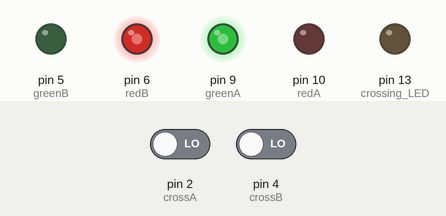
Simulated run of this sketch. Board: Arduino Uno, built with avr-gcc and run on an emulated ATmega328P. Parts: output pins drawn as LEDs (lit = HIGH). The test bench sets the inputs (shaded band); at power-on: pin 2 (crossA) LOW, pin 4 (crossB) LOW.

Above: at 2.8 s.
2.9 s: pin 2 (crossA) driven HIGH
At 10.0 s:
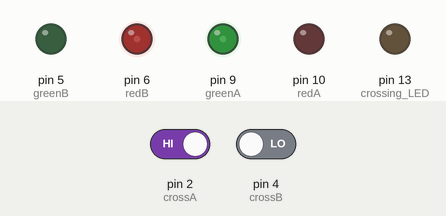
At 11.6 s:
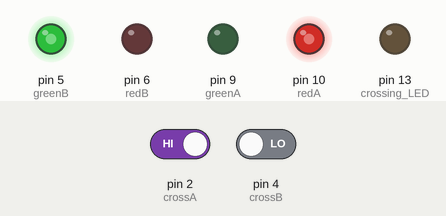
Timing chart, 0 to 47.5 s (numbered marks = the images above; inputs shaded):
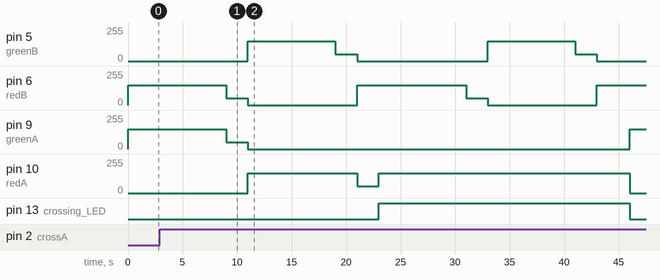

The sketch:

part2.ino
```cpp
//int led = 9;           // the PWM pin the LED is attached to
int brightnessA = 0;    // how bright the LED is
int brightnessB = 0;
int fadeAmount = 5;    // how many points to fade the LED by
int greenA = 9;
int redA = 10;
int greenB = 5;
int redB = 6;
int crossA = 2;
int crossB = 4;
int counter = 0;
int crossA_state = 0;
int crossB_state = 0;
int crossing_LED = 13;

boolean crossA_requested = false;
boolean crossB_requested = false;

int State = 0;  /*  State 0:  A bright green, B bright red active for 8 time units
                    State 1:  A pale green, B delay red, lasts 2 time units
                    State 2:  A bright red, B bright green, lasts 8 time units
                    State 3:  A bright red, B pale green, lasts 2 time units
                    State 4:  A delay red, B bright red, lasts 2 time units
                    State 5:  A bright green, B bright red, lasts 8 time units
                    State 6:  A pale green, B delay red, lasts 2 time units
                    State 7:  A bright red, B bright green, lasts 8 time units
                    State 8:  A bright red, B pale green, lasts 2 time units
                    State 9:  A delay red, B bright red, lasts 2 time units

                */


// the setup routine runs once when you press reset:
void setup() {

  pinMode(greenA, OUTPUT);
  pinMode(redA, OUTPUT);
  pinMode(greenB, OUTPUT);
  pinMode(redB, OUTPUT);
  pinMode(crossA, INPUT);
  pinMode(crossB, INPUT);
  pinMode(crossing_LED, OUTPUT);

}

// the loop routine runs over and over again forever:
void loop() {
  crossA_state = digitalRead(crossA);
  crossB_state = digitalRead(crossB);

  if(crossA_state && !crossA_requested && !crossB_requested)//button pressed, go to off mode
  {
    //State = 0;
    //counter = 0;
    crossA_requested = true;

  }
  else if(crossB_state && !crossA_requested && !crossB_requested)
  {
    crossB_requested = true;
  }


  //else//button not pressed, go through state machine
  //{
    switch(State){
      case 0:
        digitalWrite(crossing_LED, LOW);
        analogWrite(greenA, 150);
        analogWrite(redB, 150);
        analogWrite(redA, 0);
        analogWrite(greenB, 0);
        if(counter == 8)
        {
          State = 1;
        }

        break;
      case 1:
        digitalWrite(crossing_LED, LOW);
        analogWrite(greenA, 50);
        analogWrite(redB, 50);
        analogWrite(redA, 0);
        analogWrite(greenB, 0);
        if(counter == 10)
        {
          State = 2;
        }
        break;
      case 2:
        digitalWrite(crossing_LED, LOW);
        analogWrite(redA, 150);
        analogWrite(greenB, 150);
        analogWrite(greenA, 0);
        analogWrite(redB, 0);
        if(counter == 18)
        {
          State = 3;
        }
        break;
      case 3:
        digitalWrite(crossing_LED, LOW);
        analogWrite(redA, 150);
        analogWrite(greenB, 50);
        analogWrite(greenA, 0);
        analogWrite(redB, 0);
        if(counter == 20)
        {
          State = 4;
        }
        break;
      case 4:
        digitalWrite(crossing_LED, LOW);
        analogWrite(redA, 50);
        analogWrite(redB, 150);
        analogWrite(greenA, 0);
        analogWrite(greenB, 0);
        if(counter == 22)
        {
          if(!crossA_requested && !crossB_requested )
          {
            State = 0;
            counter = 0;
          }
          if(crossA_requested)
          {
            State = 5;
            counter = 0;
          }
          else
          {
            State = 6;
            counter = 0;
          }
        }
        break;
       case 5://crossing on A
         digitalWrite(crossing_LED, HIGH);
         analogWrite(greenA, 0);
         analogWrite(redA, 150);
         if(counter <= 8)
         {
            analogWrite(redB, 150);
            analogWrite(greenB, 0);
         }
         else if(counter <= 10)
         {
            analogWrite(redB, 50);
            analogWrite(greenB, 0);
         }
         else if(counter <= 18)
         {
            analogWrite(greenB, 150);
            analogWrite(redB, 0);
         }
         else if(counter <= 20)
         {
            analogWrite(greenB, 50);
            analogWrite(redB, 0);
         }
         else if(counter <= 22)
         {
            analogWrite(greenB, 0);
            analogWrite(redB, 150);
         }
         else
         {
            crossA_requested = false;
            crossB_requested = false;
            State = 0;
            counter = 0;
         }
        break;

       case 6://crossing on B
         digitalWrite(crossing_LED, HIGH);
         analogWrite(greenB, 0);
         analogWrite(redB, 150);
         if(counter <= 8)
         {
            analogWrite(greenA, 150);
            analogWrite(redA, 0);
         }
         else if(counter <= 10)
         {
            analogWrite(redA, 0);
            analogWrite(greenA, 50);
         }
         else if(counter <= 18)
         {
            analogWrite(greenA, 0);
            analogWrite(redA, 150);
         }
         else if(counter <= 20)
         {
            analogWrite(greenA, 0);
            analogWrite(redA, 150);
         }
         else if(counter <= 22)
         {
            analogWrite(greenA, 0);
            analogWrite(redA, 50);
         }
         else
         {
            crossA_requested = false;
            crossB_requested = false;
            State = 0;
            counter = 0;
         }


        break;
    }

  //}


  counter = counter + 1;
  delay(1000);

}
```
